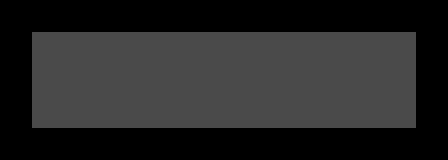

A level layout from a 2D game, rendered from its tile map. Below: a short description, then the map file with its tile-grid data intact:
An orthogonal 14x5 tile map with 32x32 px tiles, 2 tile layers (grid, zonemap), 1 hidden layer not drawn and 10 objects (7x slider_updown, 2x goal, player).

<map version="1.0" orientation="orthogonal" renderorder="right-down" width="14" height="5" tilewidth="32" tileheight="32" nextobjectid="26">
 <properties>
  <property name="_mode" value="" />
  <property name="_title" value="test" />
  <property name="_zone" value="" />
 </properties>
 <tileset firstgid="1" name="cells" tilewidth="32" tileheight="32">
  <image source="../cells.png" trans="ff00ff" width="128" height="384" />
 </tileset>
 <layer name="grid" width="14" height="5">
  <data>
   <tile gid="16" />
   <tile gid="16" />
   <tile gid="16" />
   <tile gid="16" />
   <tile gid="16" />
   <tile gid="16" />
   <tile gid="16" />
   <tile gid="16" />
   <tile gid="16" />
   <tile gid="16" />
   <tile gid="16" />
   <tile gid="16" />
   <tile gid="16" />
   <tile gid="16" />
   <tile gid="16" />
   <tile gid="1" />
   <tile gid="1" />
   <tile gid="1" />
   <tile gid="1" />
   <tile gid="1" />
   <tile gid="1" />
   <tile gid="1" />
   <tile gid="1" />
   <tile gid="1" />
   <tile gid="1" />
   <tile gid="1" />
   <tile gid="1" />
   <tile gid="16" />
   <tile gid="16" />
   <tile gid="1" />
   <tile gid="1" />
   <tile gid="1" />
   <tile gid="1" />
   <tile gid="1" />
   <tile gid="1" />
   <tile gid="1" />
   <tile gid="1" />
   <tile gid="1" />
   <tile gid="1" />
   <tile gid="1" />
   <tile gid="1" />
   <tile gid="16" />
   <tile gid="16" />
   <tile gid="1" />
   <tile gid="1" />
   <tile gid="1" />
   <tile gid="1" />
   <tile gid="1" />
   <tile gid="1" />
   <tile gid="1" />
   <tile gid="1" />
   <tile gid="1" />
   <tile gid="1" />
   <tile gid="1" />
   <tile gid="1" />
   <tile gid="16" />
   <tile gid="16" />
   <tile gid="16" />
   <tile gid="16" />
   <tile gid="16" />
   <tile gid="16" />
   <tile gid="16" />
   <tile gid="16" />
   <tile gid="16" />
   <tile gid="16" />
   <tile gid="16" />
   <tile gid="16" />
   <tile gid="16" />
   <tile gid="16" />
   <tile gid="16" />
  </data>
 </layer>
 <layer name="walls" width="14" height="5" visible="0">
  <data>
   <tile gid="0" />
   <tile gid="0" />
   <tile gid="0" />
   <tile gid="0" />
   <tile gid="0" />
   <tile gid="0" />
   <tile gid="0" />
   <tile gid="0" />
   <tile gid="0" />
   <tile gid="0" />
   <tile gid="0" />
   <tile gid="0" />
   <tile gid="0" />
   <tile gid="0" />
   <tile gid="0" />
   <tile gid="0" />
   <tile gid="0" />
   <tile gid="0" />
   <tile gid="0" />
   <tile gid="0" />
   <tile gid="0" />
   <tile gid="0" />
   <tile gid="0" />
   <tile gid="0" />
   <tile gid="0" />
   <tile gid="0" />
   <tile gid="0" />
   <tile gid="0" />
   <tile gid="0" />
   <tile gid="0" />
   <tile gid="0" />
   <tile gid="0" />
   <tile gid="0" />
   <tile gid="0" />
   <tile gid="0" />
   <tile gid="0" />
   <tile gid="0" />
   <tile gid="0" />
   <tile gid="0" />
   <tile gid="0" />
   <tile gid="0" />
   <tile gid="0" />
   <tile gid="0" />
   <tile gid="0" />
   <tile gid="0" />
   <tile gid="0" />
   <tile gid="0" />
   <tile gid="0" />
   <tile gid="0" />
   <tile gid="0" />
   <tile gid="0" />
   <tile gid="0" />
   <tile gid="0" />
   <tile gid="0" />
   <tile gid="0" />
   <tile gid="0" />
   <tile gid="0" />
   <tile gid="0" />
   <tile gid="0" />
   <tile gid="0" />
   <tile gid="0" />
   <tile gid="0" />
   <tile gid="0" />
   <tile gid="0" />
   <tile gid="0" />
   <tile gid="0" />
   <tile gid="0" />
   <tile gid="0" />
   <tile gid="0" />
   <tile gid="0" />
  </data>
 </layer>
 <layer name="zonemap" width="14" height="5">
  <data>
   <tile gid="0" />
   <tile gid="0" />
   <tile gid="0" />
   <tile gid="0" />
   <tile gid="0" />
   <tile gid="0" />
   <tile gid="0" />
   <tile gid="0" />
   <tile gid="0" />
   <tile gid="0" />
   <tile gid="0" />
   <tile gid="0" />
   <tile gid="0" />
   <tile gid="0" />
   <tile gid="0" />
   <tile gid="0" />
   <tile gid="0" />
   <tile gid="0" />
   <tile gid="0" />
   <tile gid="0" />
   <tile gid="0" />
   <tile gid="0" />
   <tile gid="0" />
   <tile gid="0" />
   <tile gid="0" />
   <tile gid="0" />
   <tile gid="0" />
   <tile gid="0" />
   <tile gid="0" />
   <tile gid="0" />
   <tile gid="0" />
   <tile gid="0" />
   <tile gid="0" />
   <tile gid="0" />
   <tile gid="0" />
   <tile gid="0" />
   <tile gid="0" />
   <tile gid="0" />
   <tile gid="0" />
   <tile gid="0" />
   <tile gid="0" />
   <tile gid="0" />
   <tile gid="0" />
   <tile gid="0" />
   <tile gid="0" />
   <tile gid="0" />
   <tile gid="0" />
   <tile gid="0" />
   <tile gid="0" />
   <tile gid="0" />
   <tile gid="0" />
   <tile gid="0" />
   <tile gid="0" />
   <tile gid="0" />
   <tile gid="0" />
   <tile gid="0" />
   <tile gid="0" />
   <tile gid="0" />
   <tile gid="0" />
   <tile gid="0" />
   <tile gid="0" />
   <tile gid="0" />
   <tile gid="0" />
   <tile gid="0" />
   <tile gid="0" />
   <tile gid="0" />
   <tile gid="0" />
   <tile gid="0" />
   <tile gid="0" />
   <tile gid="0" />
  </data>
 </layer>
 <objectgroup name="players">
  <object id="12" type="player" x="46.6495" y="81.5497" />
 </objectgroup>
 <objectgroup name="enemies">
  <object id="13" type="slider_updown" x="141.871" y="45.7878" />
  <object id="14" type="slider_updown" x="175.048" y="111.71" />
  <object id="15" type="slider_updown" x="206.501" y="47.0804" />
  <object id="16" type="slider_updown" x="272.692" y="49.7714" />
  <object id="17" type="slider_updown" x="239.646" y="110.072" />
  <object id="18" type="slider_updown" x="304.099" y="110.91" />
  <object id="19" type="slider_updown" x="335.924" y="48.5031" />
 </objectgroup>
 <objectgroup name="items">
  <object id="24" type="goal" x="367" y="80.5" />
  <object id="25" type="goal" x="398.5" y="81" />
 </objectgroup>
 <objectgroup name="powerups" />
 <objectgroup name="portals" />
 <objectgroup name="cells" />
</map>
